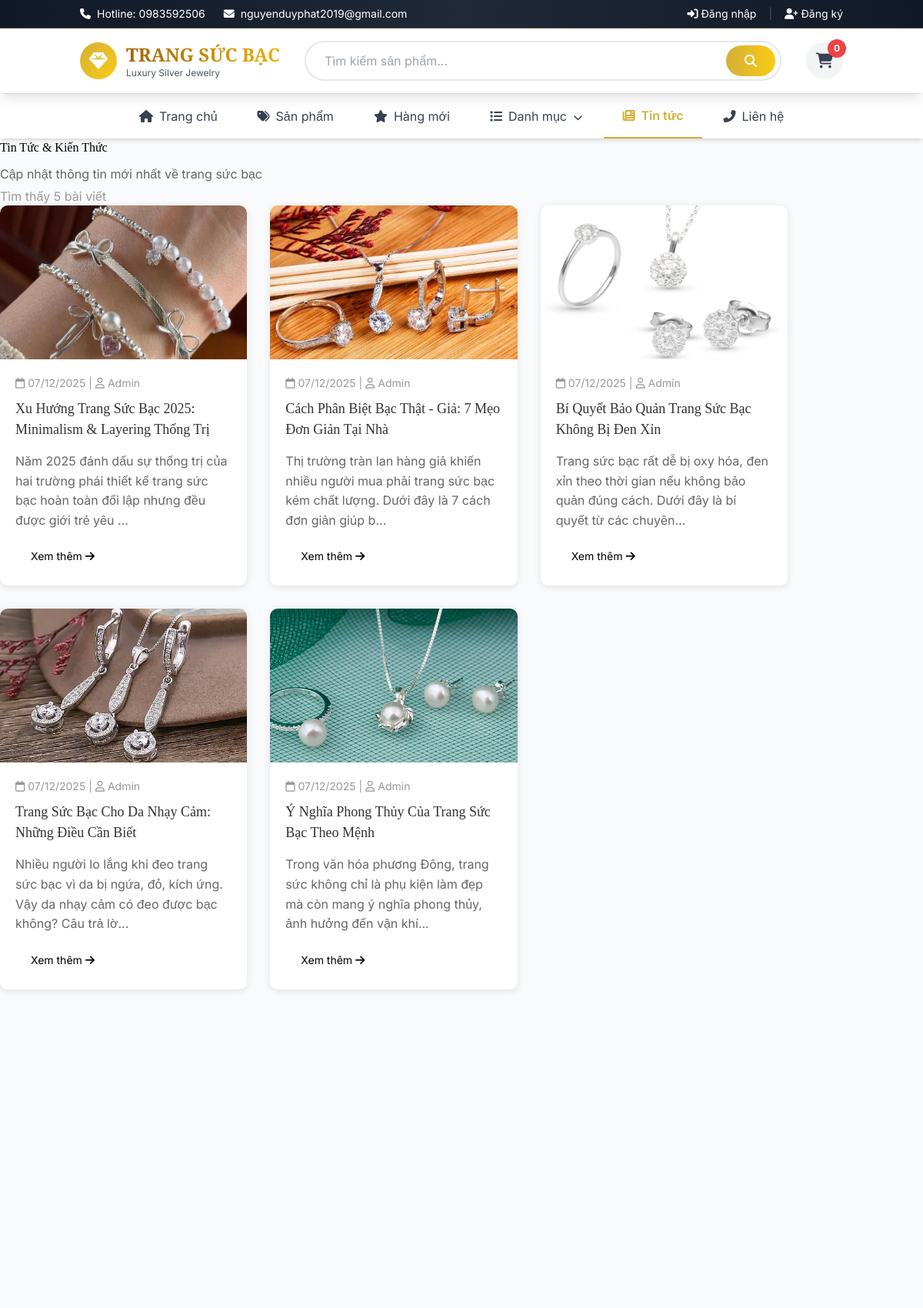
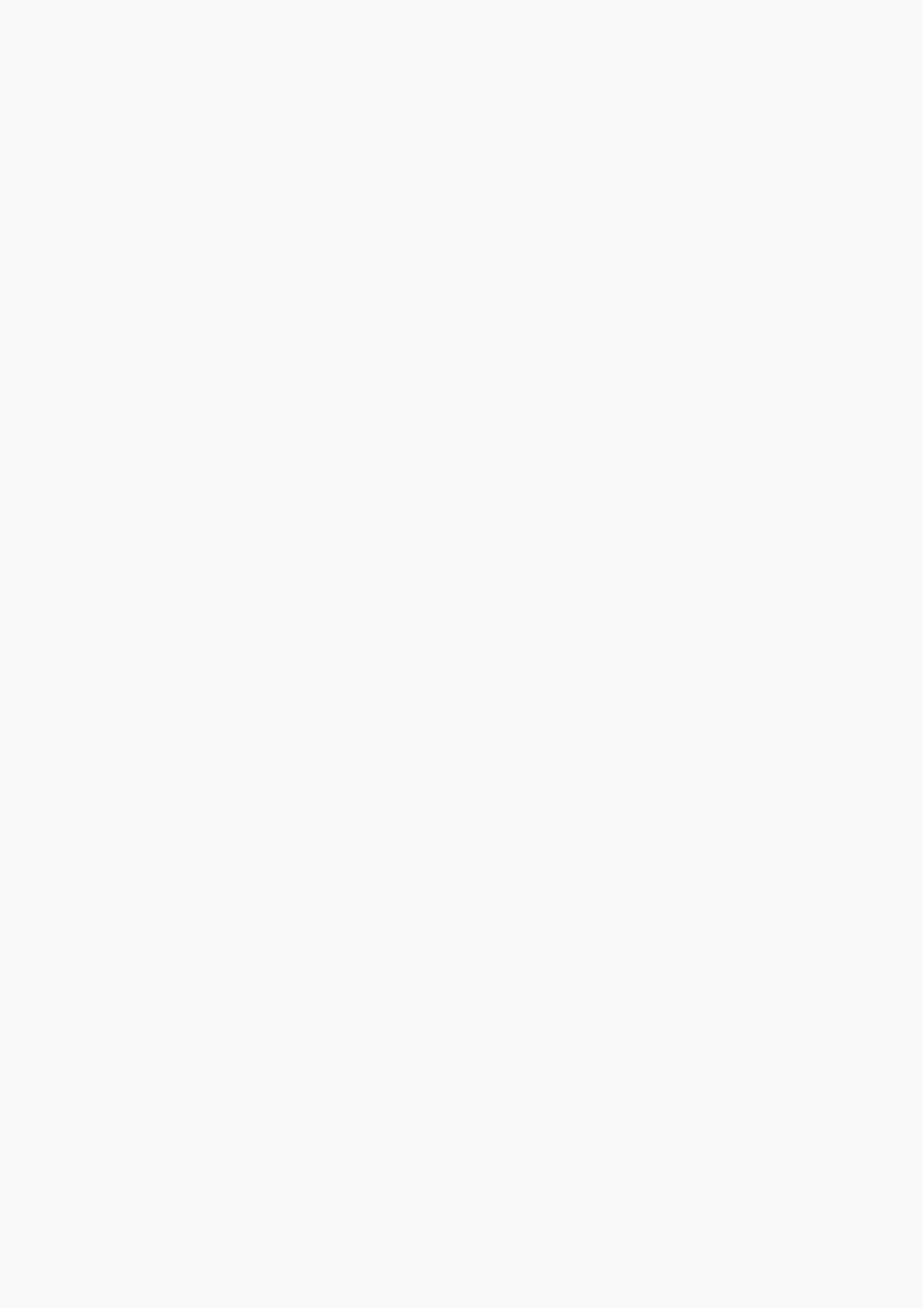
Page /news.php (upper part) on the committed database (2 pictures, top to bottom).
### tables this page shows
CREATE TABLE `news` (
  `id` int(11) NOT NULL,
  `title` varchar(255) NOT NULL,
  `slug` varchar(255) NOT NULL,
  `content` text DEFAULT NULL,
  `image` varchar(255) DEFAULT NULL,
  `author` varchar(100) DEFAULT NULL,
  `status` tinyint(1) DEFAULT 1,
  `created_at` timestamp NOT NULL DEFAULT current_timestamp(),
  `updated_at` timestamp NOT NULL DEFAULT current_timestamp() ON UPDATE current_timestamp()
);

### news.php (the view, shortened to what this page needs)
<?php
require_once 'includes/config.php';
$limit = 9;
$page = isset($_GET['page']) ? (int)$_GET['page'] : 1;
$offset = ($page - 1) * $limit;
$count_query = "SELECT COUNT(*) as count FROM news WHERE status = 1";
$total = mysqli_fetch_assoc(mysqli_query($conn, $count_query))['count'];
$news_query = "SELECT * FROM news WHERE status = 1 ORDER BY created_at DESC LIMIT $limit OFFSET $offset";
$news_list = mysqli_query($conn, $news_query);
include 'includes/header.php';
?>
<div class="container">
    <div class="section-title">
        <h2>Tin Tức & Kiến Thức</h2>
        <p style="color: #666; margin-top: 10px;">Cập nhật thông tin mới nhất về trang sức bạc</p>
        <p style="color: #999; margin-top: 5px;">Tìm thấy <?php echo $total; ?> bài viết</p>
    </div>
    <?php if (mysqli_num_rows($news_list) > 0): ?>
    <div class="news-grid" style="display: grid; grid-template-columns: repeat(auto-fill, minmax(300px, 1fr)); gap: 30px; margin-bottom: 40px;">
        <?php while($news = mysqli_fetch_assoc($news_list)): ?>
        <div class="news-card" style="background: #fff; border-radius: 10px; overflow: hidden; box-shadow: 0 2px 10px rgba(0,0,0,0.1); transition: transform 0.3s;">
            <?php if($news['image']): ?>
            <div class="news-image" style="height: 200px; overflow: hidden;">
                <a href="news-detail.php?slug=<?php echo $news['slug']; ?>">
                    <img src="<?php echo BASE_URL; ?>assets/images/news/<?php echo $news['image']; ?>"
                         alt="<?php echo htmlspecialchars($news['title']); ?>"
                         style="width: 100%; height: 100%; object-fit: cover; transition: transform 0.3s;">
                </a>
            </div>
            <?php endif; ?>
            <div class="news-content" style="padding: 20px;">
                <div style="color: #999; font-size: 14px; margin-bottom: 10px;">
                    <i class="far fa-calendar"></i> <?php echo date('d/m/Y', strtotime($news['created_at'])); ?>
                    <?php if($news['author']): ?>
                    | <i class="far fa-user"></i> <?php echo htmlspecialchars($news['author']); ?>
                    <?php endif; ?>
                </div>
                <h3 style="margin: 10px 0; font-size: 18px;">
                    <a href="news-detail.php?slug=<?php echo $news['slug']; ?>"
                       style="color: #333; text-decoration: none; transition: color 0.3s;">
                        <?php echo htmlspecialchars($news['title']); ?>
                    </a>
                </h3>
                <p style="color: #666; line-height: 1.6; margin: 15px 0;">
                    <?php
                    $content = strip_tags($news['content']);
                    echo mb_substr($content, 0, 120, 'UTF-8') . (mb_strlen($content, 'UTF-8') > 120 ? '...' : '');
                    ?>
                </p>
                <a href="news-detail.php?slug=<?php echo $news['slug']; ?>"
                   class="btn btn-secondary"
                   style="display: inline-block; padding: 8px 20px; font-size: 14px;">
                    Xem thêm <i class="fas fa-arrow-right"></i>
                </a>
            </div>
        </div>
        <?php endwhile; ?>
    </div>
    <?php endif; ?>
</div>
<?php include 'includes/footer.php'; ?>

### includes/header.php (style rules this page uses)
body { font-family: 'Inter', sans-serif; }
h1, h2, h3, h4, h5, h6 { font-family: 'Playfair Display', serif; }

### rows in the picture
news: image (picture), created_at "07/12/2025", author "Admin", title "Xu Hướng Trang Sức Bạc 2025: Minimalism & Layering Thống Trị", content "Năm 2025 đánh dấu sự thống trị của hai trường phái thiết kế trang sức bạc hoàn toàn đối lập nhưng đều được giới trẻ yêu"
news: shows a picture, created_at "07/12/2025", author "Admin", title "Cách Phân Biệt Bạc Thật - Giả: 7 Mẹo Đơn Giản Tại Nhà", content "Thị trường tràn lan hàng giả khiến nhiều người mua phải trang sức bạc kém chất lượng. Dưới đây là 7 cách đơn giản giúp b"
news: image (picture), created_at "07/12/2025", author "Admin", title "Bí Quyết Bảo Quản Trang Sức Bạc Không Bị Đen Xỉn", content "Trang sức bạc rất dễ bị oxy hóa, đen xỉn theo thời gian nếu không bảo quản đúng cách. Dưới đây là bí quyết từ các chuyên"
news: image (picture), created_at "07/12/2025", author "Admin", title "Trang Sức Bạc Cho Da Nhạy Cảm: Những Điều Cần Biết", content "Nhiều người lo lắng khi đeo trang sức bạc vì da bị ngứa, đỏ, kích ứng. Vậy da nhạy cảm có đeo được bạc không? Câu trả lờ"
news: shows a picture, created_at "07/12/2025", author "Admin", title "Ý Nghĩa Phong Thủy Của Trang Sức Bạc Theo Mệnh", content "Trong văn hóa phương Đông, trang sức không chỉ là phụ kiện làm đẹp mà còn mang ý nghĩa phong thủy, ảnh hưởng đến vận khí"

### other values in the picture
$cart_total "0"
$total "5"
